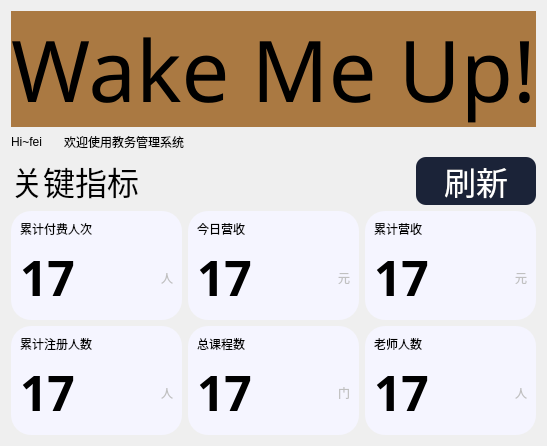
          <widget class="QWidget" name="page">
           <layout class="QHBoxLayout" name="horizontalLayout_18">
            <item>
             <layout class="QVBoxLayout" name="verticalLayout_9" stretch="1,3">
              <item>
               <widget class="QLabel" name="label_2">
                <property name="font">
                 <font>
                  <family>Yuanti SC</family>
                  <pointsize>64</pointsize>
                 </font>
                </property>
                <property name="styleSheet">
                 <string notr="true">background-color: rgb(170, 121, 66);</string>
                </property>
                <property name="text">
                 <string>Wake Me Up!</string>
                </property>
                <property name="alignment">
                 <set>Qt::AlignCenter</set>
                </property>
               </widget>
              </item>
              <item>
               <layout class="QVBoxLayout" name="verticalLayout_8" stretch="1,1,13">
                <item>
                 <layout class="QHBoxLayout" name="horizontalLayout_17" stretch="1,10">
                  <item>
                   <widget class="QLabel" name="label_3">
                    <property name="maximumSize">
                     <size>
                      <width>16777215</width>
                      <height>16777215</height>
                     </size>
                    </property>
                    <property name="text">
                     <string>Hi~fei</string>
                    </property>
                   </widget>
                  </item>
                  <item>
                   <widget class="QLabel" name="label_4">
                    <property name="maximumSize">
                     <size>
                      <width>16777215</width>
                      <height>16777215</height>
                     </size>
                    </property>
                    <property name="text">
                     <string>欢迎使用教务管理系统</string>
                    </property>
                   </widget>
                  </item>
                 </layout>
                </item>
                <item>
                 <layout class="QHBoxLayout" name="horizontalLayout_16">
                  <item>
                   <widget class="QLabel" name="label_5">
                    <property name="font">
                     <font>
                      <family>Hiragino Sans GB</family>
                      <pointsize>24</pointsize>
                     </font>
                    </property>
                    <property name="text">
                     <string>关键指标</string>
                    </property>
                   </widget>
                  </item>
                  <item>
                   <widget class="QPushButton" name="pushButton_8">
                    <property name="maximumSize">
                     <size>
                      <width>120</width>
                      <height>16777215</height>
                     </size>
                    </property>
                    <property name="font">
                     <font>
                      <family>Wawati SC</family>
                      <pointsize>24</pointsize>
                     </font>
                    </property>
                    <property name="styleSheet">
                     <string notr="true">QPushButton{
color:rgb(255,255,255);
border-radius:10px;
background-color:rgb(27,35,56);
}
QPushButton:hover{
background-color:rgb(47,60,97);
}
QPushButton:pressed{
background-color:rgb(19,24,39);
}</string>
                    </property>
                    <property name="text">
                     <string>刷新</string>
                    </property>
                   </widget>
                  </item>
                 </layout>
                </item>
                <item>
                 <layout class="QGridLayout" name="gridLayout">
                  <item row="0" column="0">
                   <widget class="QWidget" name="widget_2" native="true">
                    <property name="styleSheet">
                     <string notr="true">background-color:rgb(245,245,255);
border-radius:20px;</string>
                    </property>
                    <layout class="QHBoxLayout" name="horizontalLayout_5">
                     <item>
                      <layout class="QVBoxLayout" name="verticalLayout_2">
                       <item>
                        <widget class="QLabel" name="label_6">
                         <property name="text">
                          <string>累计付费人次</string>
                         </property>
                        </widget>
                       </item>
                       <item>
                        <layout class="QHBoxLayout" name="horizontalLayout_4">
                         <item>
                          <widget class="QLabel" name="label_7">
                           <property name="font">
                            <font>
                             <family>PingFang SC</family>
                             <pointsize>36</pointsize>
                             <bold>true</bold>
                            </font>
                           </property>
                           <property name="text">
                            <string>17</string>
                           </property>
                          </widget>
                         </item>
                         <item>
                          <widget class="QLabel" name="label_8">
                           <property name="styleSheet">
                            <string notr="true">color: rgb(192, 192, 192);</string>
                           </property>
                           <property name="text">
                            <string>人</string>
                           </property>
                           <property name="alignment">
                            <set>Qt::AlignRight|Qt::AlignTrailing|Qt::AlignVCenter</set>
                           </property>
                          </widget>
                         </item>
                        </layout>
                       </item>
                      </layout>
                     </item>
                    </layout>
                   </widget>
                  </item>
                  <item row="0" column="1">
                   <widget class="QWidget" name="widget_3" native="true">
                    <property name="styleSheet">
                     <string notr="true">background-color:rgb(245,245,255);
border-radius:20px;</string>
                    </property>
                    <layout class="QHBoxLayout" name="horizontalLayout_6">
                     <item>
                      <layout class="QVBoxLayout" name="verticalLayout_3">
                       <item>
                        <widget class="QLabel" name="label_9">
                         <property name="text">
                          <string>今日营收</string>
                         </property>
                        </widget>
                       </item>
                       <item>
                        <layout class="QHBoxLayout" name="horizontalLayout_7">
                         <item>
                          <widget class="QLabel" name="label_10">
                           <property name="font">
                            <font>
                             <family>PingFang SC</family>
                             <pointsize>36</pointsize>
                             <bold>true</bold>
                            </font>
                           </property>
                           <property name="text">
                            <string>17</string>
                           </property>
                          </widget>
                         </item>
                         <item>
                          <widget class="QLabel" name="label_11">
                           <property name="styleSheet">
                            <string notr="true">color: rgb(192, 192, 192);</string>
                           </property>
                           <property name="text">
                            <string>元</string>
                           </property>
                           <property name="alignment">
                            <set>Qt::AlignRight|Qt::AlignTrailing|Qt::AlignVCenter</set>
                           </property>
                          </widget>
                         </item>
                        </layout>
                       </item>
                      </layout>
                     </item>
                    </layout>
                   </widget>
                  </item>
                  <item row="0" column="2">
                   <widget class="QWidget" name="widget_4" native="true">
                    <property name="styleSheet">
                     <string notr="true">background-color:rgb(245,245,255);
border-radius:20px;</string>
                    </property>
                    <layout class="QHBoxLayout" name="horizontalLayout_8">
                     <item>
                      <layout class="QVBoxLayout" name="verticalLayout_4">
                       <item>
                        <widget class="QLabel" name="label_12">
                         <property name="text">
                          <string>累计营收</string>
                         </property>
                        </widget>
                       </item>
                       <item>
                        <layout class="QHBoxLayout" name="horizontalLayout_9">
                         <item>
                          <widget class="QLabel" name="label_13">
                           <property name="font">
                            <font>
                             <family>PingFang SC</family>
                             <pointsize>36</pointsize>
                             <bold>true</bold>
                            </font>
                           </property>
                           <property name="text">
                            <string>17</string>
                           </property>
                          </widget>
                         </item>
                         <item>
                          <widget class="QLabel" name="label_14">
                           <property name="styleSheet">
                            <string notr="true">color: rgb(192, 192, 192);</string>
                           </property>
                           <property name="text">
                            <string>元</string>
                           </property>
                           <property name="alignment">
                            <set>Qt::AlignRight|Qt::AlignTrailing|Qt::AlignVCenter</set>
                           </property>
                          </widget>
                         </item>
                        </layout>
                       </item>
                      </layout>
                     </item>
                    </layout>
                   </widget>
                  </item>
                  <item row="1" column="0">
                   <widget class="QWidget" name="widget_5" native="true">
                    <property name="styleSheet">
                     <string notr="true">background-color:rgb(245,245,255);
border-radius:20px;</string>
                    </property>
                    <layout class="QHBoxLayout" name="horizontalLayout_10">
                     <item>
                      <layout class="QVBoxLayout" name="verticalLayout_5">
                       <item>
                        <widget class="QLabel" name="label_15">
                         <property name="text">
                          <string>累计注册人数</string>
                         </property>
                        </widget>
                       </item>
                       <item>
                        <layout class="QHBoxLayout" name="horizontalLayout_11">
                         <item>
                          <widget class="QLabel" name="label_16">
                           <property name="font">
                            <font>
                             <family>PingFang SC</family>
                             <pointsize>36</pointsize>
                             <bold>true</bold>
                            </font>
                           </property>
                           <property name="text">
                            <string>17</string>
                           </property>
                          </widget>
                         </item>
                         <item>
                          <widget class="QLabel" name="label_17">
                           <property name="styleSheet">
                            <string notr="true">color: rgb(192, 192, 192);</string>
                           </property>
                           <property name="text">
                            <string>人</string>
                           </property>
                           <property name="alignment">
                            <set>Qt::AlignRight|Qt::AlignTrailing|Qt::AlignVCenter</set>
                           </property>
                          </widget>
                         </item>
                        </layout>
                       </item>
                      </layout>
                     </item>
                    </layout>
                   </widget>
                  </item>
                  <item row="1" column="1">
                   <widget class="QWidget" name="widget_6" native="true">
                    <property name="styleSheet">
                     <string notr="true">background-color:rgb(245,245,255);
border-radius:20px;</string>
                    </property>
                    <layout class="QHBoxLayout" name="horizontalLayout_12">
                     <item>
                      <layout class="QVBoxLayout" name="verticalLayout_6">
                       <item>
                        <widget class="QLabel" name="label_18">
                         <property name="text">
                          <string>总课程数</string>
                         </property>
                        </widget>
                       </item>
                       <item>
                        <layout class="QHBoxLayout" name="horizontalLayout_13">
                         <item>
                          <widget class="QLabel" name="label_19">
                           <property name="font">
                            <font>
                             <family>PingFang SC</family>
                             <pointsize>36</pointsize>
                             <bold>true</bold>
                            </font>
                           </property>
                           <property name="text">
                            <string>17</string>
                           </property>
                          </widget>
                         </item>
                         <item>
                          <widget class="QLabel" name="label_20">
                           <property name="styleSheet">
                            <string notr="true">color: rgb(192, 192, 192);</string>
                           </property>
                           <property name="text">
                            <string>门</string>
                           </property>
                           <property name="alignment">
                            <set>Qt::AlignRight|Qt::AlignTrailing|Qt::AlignVCenter</set>
                           </property>
                          </widget>
                         </item>
                        </layout>
                       </item>
                      </layout>
                     </item>
                    </layout>
                   </widget>
                  </item>
                  <item row="1" column="2">
                   <widget class="QWidget" name="widget_7" native="true">
                    <property name="styleSheet">
                     <string notr="true">background-color:rgb(245,245,255);
border-radius:20px;</string>
                    </property>
                    <layout class="QHBoxLayout" name="horizontalLayout_14">
                     <item>
                      <layout class="QVBoxLayout" name="verticalLayout_7">
                       <item>
                        <widget class="QLabel" name="label_21">
                         <property name="text">
                          <string>老师人数</string>
                         </property>
                        </widget>
                       </item>
                       <item>
                        <layout class="QHBoxLayout" name="horizontalLayout_15">
                         <item>
                          <widget class="QLabel" name="label_22">
                           <property name="font">
                            <font>
                             <family>PingFang SC</family>
                             <pointsize>36</pointsize>
                             <bold>true</bold>
                            </font>
                           </property>
                           <property name="text">
                            <string>17</string>
                           </property>
                          </widget>
                         </item>
                         <item>
                          <widget class="QLabel" name="label_23">
                           <property name="styleSheet">
                            <string notr="true">color: rgb(192, 192, 192);</string>
                           </property>
                           <property name="text">
                            <string>人</string>
                           </property>
                           <property name="alignment">
                            <set>Qt::AlignRight|Qt::AlignTrailing|Qt::AlignVCenter</set>
                           </property>
                          </widget>
                         </item>
                        </layout>
                       </item>
                      </layout>
                     </item>
                    </layout>
                   </widget>
                  </item>
                 </layout>
                </item>
               </layout>
              </item>
             </layout>
            </item>
           </layout>
          </widget>
